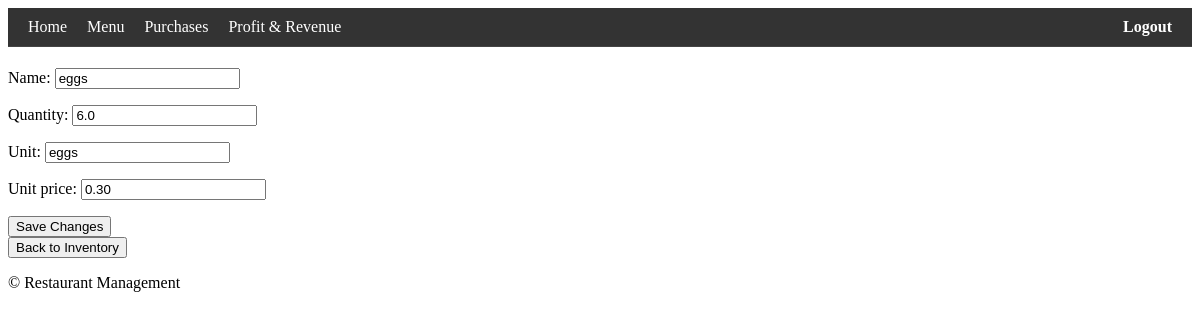
Before: /ingredient/7/edit/ (signed in) with the older database file.
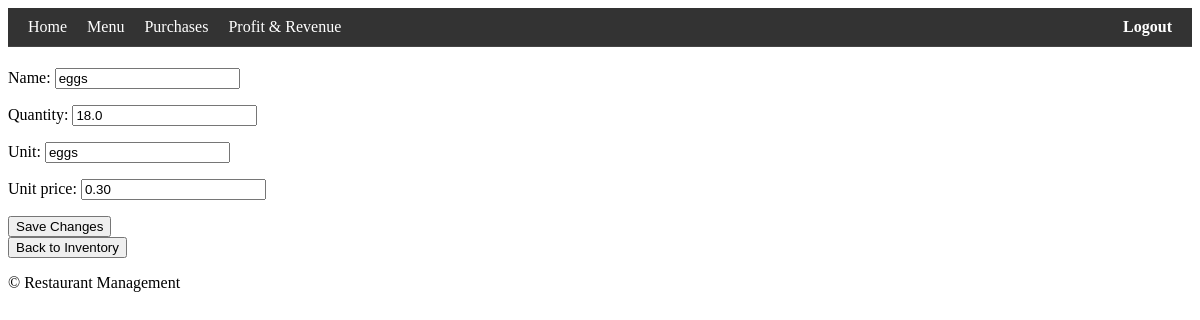
After: the same page with the newer database file.
### inventory/models.py (models this page shows, shortened)
class Ingredient(models.Model):
    name = models.CharField(max_length=100)  # name of ingredient (e.g., flour)
    quantity = models.FloatField(
        default=0
    )  # quantity available in the inventory (e.g., 4.5)
    unit = models.CharField(
        max_length=50, default="unitless"
    )  # unit of measurement (e.g., "tbsp", "lbs")
    unit_price = models.DecimalField(
        max_digits=10, decimal_places=2
    )  # price per unit (e.g., 0.05)

### inventory/views.py (the view)
class IngredientUpdateView(LoginRequiredMixin, SuccessMessageMixin, UpdateView):
    model = Ingredient
    fields = ["name", "quantity", "unit", "unit_price"]
    template_name = "inventory/ingredient_form.html"
    success_url = reverse_lazy("home")
    success_message = "Ingredient updated successfully!"
    def get_context_data(self, **kwargs):
        context = super().get_context_data(**kwargs)
        context["title"] = "Edit Ingredient"
        context["button_text"] = "Save Changes"
        return context

### inventory/templates/inventory/ingredient_form.html (shortened to what this page needs)
{% extends 'base.html' %}
{% block content %}
<form method="post">
    {{ form.as_p }}
    <button type="submit">{{ button_text }}</button>
</form>
<a href="{% url 'home' %}"><button type="button">Back to Inventory</button></a>
{% endblock %}

Changed rows visible on the page:
changed Ingredient "eggs": quantity "6.0" → "18.0"
